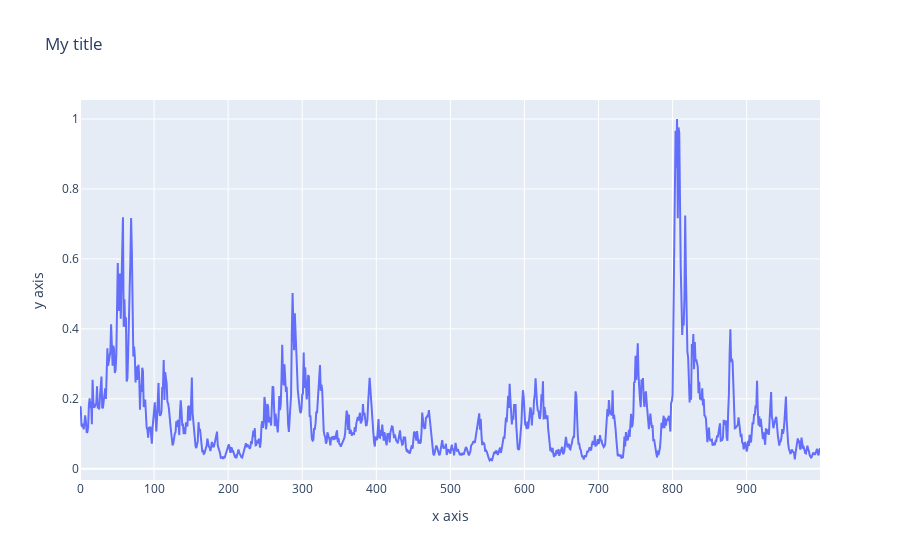

The notebook cell saved with this chart:
### Code cell
import plotly.graph_objects as go
import numpy as np

f1 = go.Figure(
    data = [
        go.Scatter(x=np.arange(1000), y=run, name="first"),
    ],
    layout = {"xaxis": {"title": "x axis"}, "yaxis": {"title": "y axis"}, "title": "My title"}
)
f1

### Figure 1 — Plotly figure (JSON) as saved in the notebook; plotly's stock layout.template omitted (floating-point values rounded to 4 significant figures; data arrays with more than 128 entries replaced by an {"elided": "..."} marker saying what was removed)
{"data": [{"name": "first", "type": "scatter", "x": {"elided": "1000 int values"}, "y": {"elided": "1000 float values"}}], "layout": {"title": {"text": "My title"}, "xaxis": {"title": {"text": "x axis"}}, "yaxis": {"title": {"text": "y axis"}}}}
